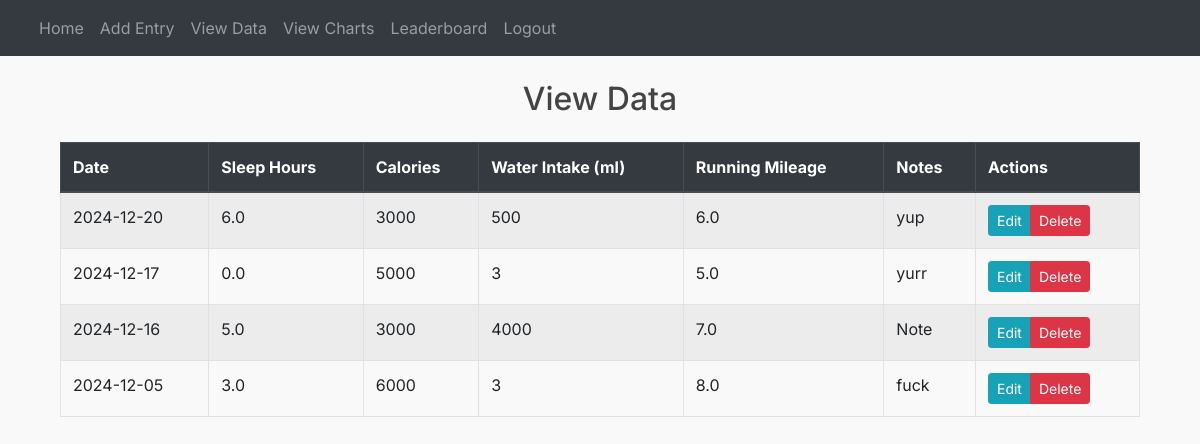
Page /view_data (signed in) on the committed database.
### website/models.py (models this page shows)
class Entry(db.Model):
    id = db.Column(db.Integer, primary_key=True)
    date = db.Column(db.Date, default=datetime.date.today)
    sleep_hours = db.Column(db.Float, default=0)
    calories = db.Column(db.Integer, default=0)
    water_intake = db.Column(db.Integer, default=0)
    running_mileage = db.Column(db.Float, default=0)
    notes = db.Column(db.Text, nullable=True)
    user_id = db.Column(db.Integer, db.ForeignKey('user.id'))

### website/views.py (the view)
@views.route('/view_data', methods=['GET', 'POST'])
@login_required
def view_data():
    entries = Entry.query.filter_by(user_id=current_user.id).order_by(Entry.date.desc()).all()
    print(f"Found {len(entries)} entries for user {current_user.id}")  # Debug print
    for entry in entries:
        print(f"Entry {entry.id}: date={entry.date}, sleep={entry.sleep_hours}, calories={entry.calories}, water={entry.water_intake}, miles={entry.running_mileage}")  # Debug print
    return render_template("view_data.html", user=current_user, entries=entries, chart_data=True)

### website/__init__.py (called while the page is built)
@event.listens_for(Engine, "connect")
def set_sqlite_pragma(dbapi_connection, connection_record):
    if isinstance(dbapi_connection, sqlite3.Connection):
        cursor = dbapi_connection.cursor()
        cursor.execute("PRAGMA foreign_keys=ON")
        cursor.close()

def create_app():
    app = Flask(__name__)
    app.config['DEBUG'] = True
    app.config['SECRET_KEY'] = 'chenburger'
    app.config['SQLALCHEMY_DATABASE_URI'] = f'sqlite:///{DB_NAME}'
    app.config['SQLALCHEMY_TRACK_MODIFICATIONS'] = False
    db.init_app(app)
    migrate = Migrate(app, db)
    from .views import views
    from .auth import auth
    app.register_blueprint(auth, url_prefix='/')
    app.register_blueprint(views, url_prefix='/')
    from .models import User, Entry
    with app.app_context():
        db.create_all()
    login_manager = LoginManager()
    login_manager.login_view = 'auth.login'
    login_manager.init_app(app)
    @login_manager.user_loader
    def load_user(id):
        return User.query.get(int(id))
    return app

### website/templates/view_data.html
{% extends "base.html" %}
{% block content %}
{% if user.is_authenticated %}
<div class="container mt-4">
    <h2 class="mb-4 text-center typewriter">View Data</h2>
    <div class="table-responsive">
        <table class="table table-striped table-bordered table-hover">
            <thead class="thead-dark">
                <tr>
                    <th scope="col">Date</th>
                    <th scope="col">Sleep Hours</th>
                    <th scope="col">Calories</th>
                    <th scope="col">Water Intake (ml)</th>
                    <th scope="col">Running Mileage</th>
                    <th scope="col">Notes</th>
                    <th scope="col">Actions</th>
                </tr>
            </thead>
            <tbody>
                {% for entry in entries %}
                <tr>
                    <td>{{ entry.date }}</td>
                    <td>{{ entry.sleep_hours }}</td>
                    <td>{{ entry.calories }}</td>
                    <td>{{ entry.water_intake }}</td>
                    <td>{{ entry.running_mileage }}</td>
                    <td>{{ entry.notes }}</td>
                    <td>
                        <div class="btn-group" role="group">
                            <a href="{{ url_for('views.edit_entry', entry_id=entry.id) }}" class="btn btn-info btn-sm">Edit</a>
                            <a href="{{ url_for('views.delete_entry', entry_id=entry.id) }}"
                               class="btn btn-danger btn-sm"
                               onclick="return confirm('Are you sure you want to delete this entry?');">Delete</a>
                        </div>
                    </td>
                </tr>
                {% endfor %}
            </tbody>
        </table>
    </div>
</div>
{% else %}
    <p>Please log in.</p>
{% endif %}
{% endblock %}

### website/static/styles.css (style rules this page uses)
body { font-family: 'Inter', -apple-system, BlinkMacSystemFont, 'Segoe UI', Roboto, Oxygen, Ubuntu, Cantarell, sans-serif; color: #444; background-color: #f9f9f9; }
.typewriter { position: relative; width: 100%; overflow: hidden; }
h2.typewriter::after { content: ''; position: absolute; right: 0; top: 0; height: 100%; width: 100%; background: white; border-left: 2px solid #666; animation: typing 0.5s steps(30) forwards; }
.table-responsive { margin-top: 20px; }
.table th { background-color: #f8f9fa; }

### rows in the picture
Entry: date "2024-12-20", sleep_hours "6.0", calories "3000", water_intake "500", running_mileage "6.0", notes "yup"
Entry: date "2024-12-17", sleep_hours "0.0", calories "5000", water_intake "3", running_mileage "5.0", notes "yurr"
Entry: date "2024-12-16", sleep_hours "5.0", calories "3000", water_intake "4000", running_mileage "7.0", notes "Note"
Entry: date "2024-12-05", sleep_hours "3.0", calories "6000", water_intake "3", running_mileage "8.0", notes "fuck"
